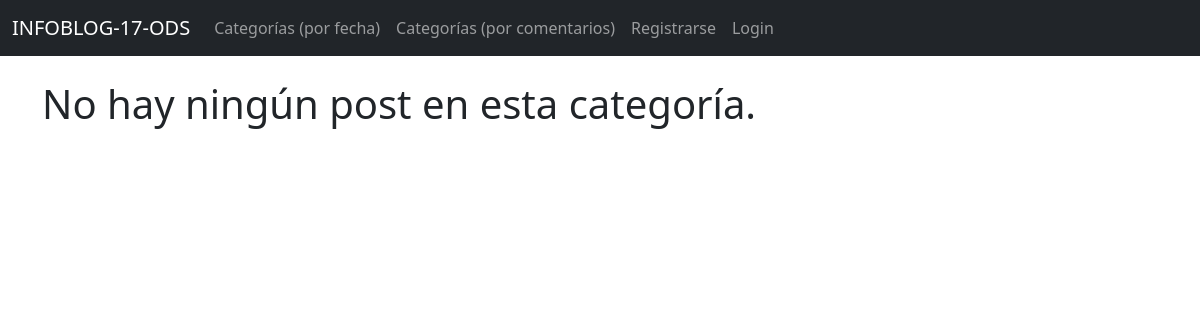
/category_2/pobreza/, run on an earlier commit of the app's database.
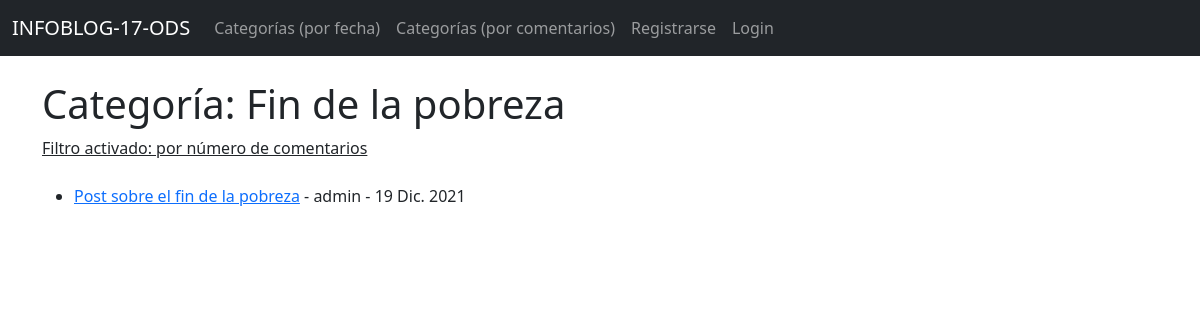
And on a later commit of the database.
### theblog/models.py (models this page shows, shortened)
class Post(models.Model):
    title = models.CharField(max_length=255)
    title_tag = models.CharField(max_length=255)
    author = models.ForeignKey(User, on_delete=models.CASCADE)
    body = RichTextField(blank=True, null=True)
    post_date = models.DateField(auto_now_add=True)
    category = models.CharField(max_length=255, default='general')

### theblog/views.py (the view)
# urls.py: path('category_2/<str:cats>/', CategoryView_2, name='category_2'),
def CategoryView_2(request, cats):
    category_posts_2 = Post.objects.annotate(comment_count=Count('comments')).filter(comment_count__gt=-1, category=cats.replace('-', ' ')).order_by('-comment_count')
    return render(request, 'categories_2.html', {'cats':cats.replace('-', ' ').title(), 'category_posts_2':category_posts_2})

### theblog/templates/categories_2.html (shortened to what this page needs)
{% extends 'base.html' %}
{% block content %}
{% if category_posts_2 %}
{% if cats == 'Pobreza' %}
<h1>Categoría: Fin de la pobreza</h1>
{% endif %}
<u>Filtro activado: por número de comentarios</u>
<br/><br/>
<ul>
{% for post in category_posts_2 %}
<li>
    <a href="{% url 'article-detail' post.pk %}">{{ post.title }}</a> - {{ post.author }} - {{ post.post_date }}
    <br/><br/>
    </li>
{% endfor %}
</ul>
{% else %}
<h1>No hay ningún post en esta categoría.</h1>
{% endif %}
{% endblock %}

What changed in the data, as far as the page shows it:
added Post: title "Post sobre el fin de la pobreza", author "admin", post_date "19 Dic. 2021"
Also different on the page:
text no longer shown: "No hay ningún post en esta categoría."
text now shown: "Categoría: Fin de la pobreza Filtro activado: por número de comentarios"
